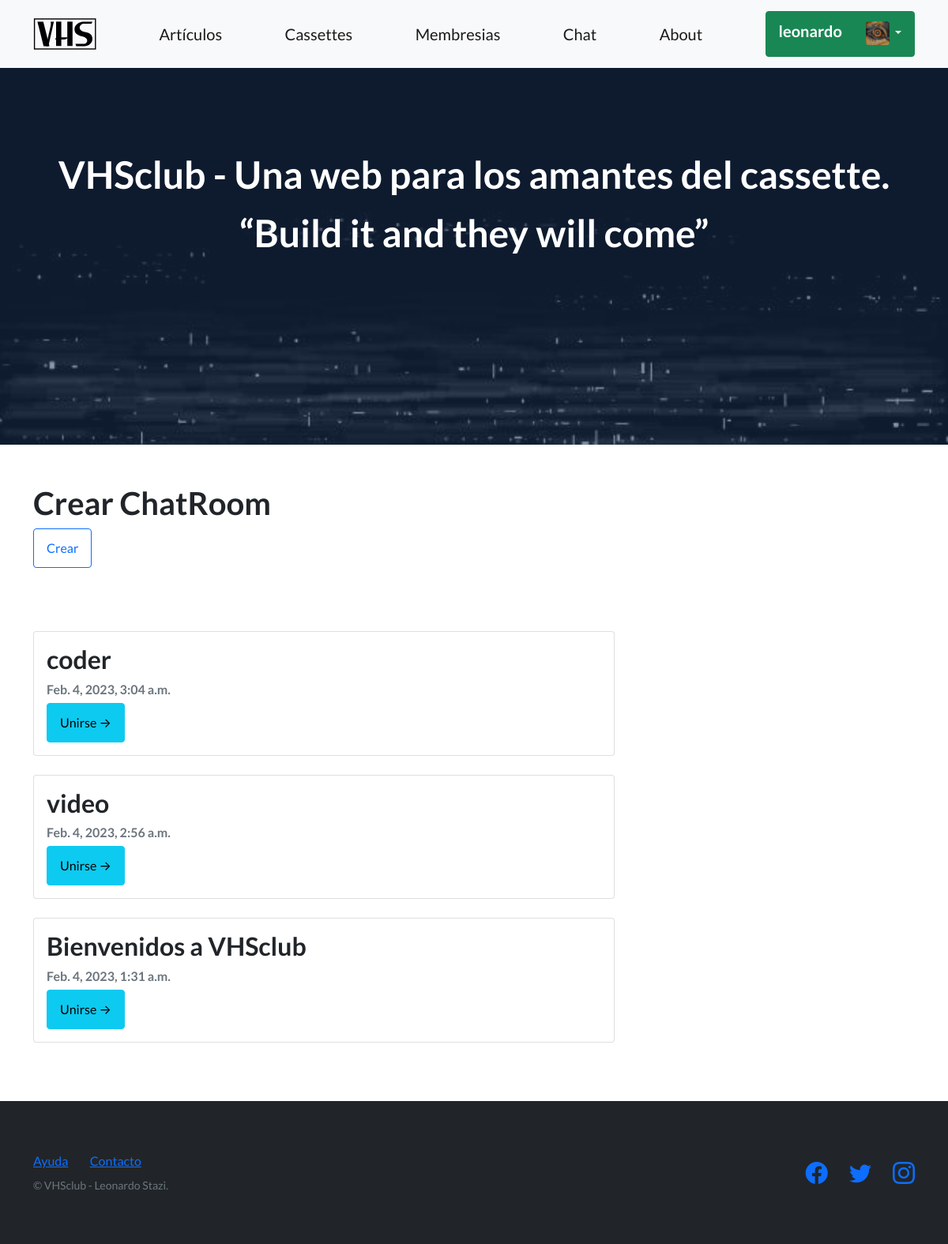
The app's page /chat/room_list/ (signed in) with its own data.
### vhsApp/models.py (models this page shows, shortened)
class Avatar(models.Model):
    user = models.OneToOneField(User, on_delete=models.CASCADE, null=True)
    imagen = models.ImageField(upload_to='avatares', null=True, blank=True)

### chat/models.py (models this page shows, shortened)
class Room(models.Model):
    name = models.CharField(max_length=250, unique=True)
    slug = models.SlugField(max_length=250, unique=True)
    author = models.ForeignKey(User, on_delete= models.CASCADE,related_name='rooms', null=True)
    created_on = models.DateTimeField(auto_now_add=True, blank=True, null=True)
    status = models.IntegerField(choices=STATUS, default=1)
    class Meta:
        ordering = ['-created_on']

### chat/views.py (the view)
# urls.py: path('room_list/', views.RoomList.as_view(), name='room_list'),
class RoomList(generic.ListView):
    queryset = Room.objects.filter(status=1).order_by('-created_on')
    template_name = 'room_list'

### chat/templates/chat/room_list.html (shortened to what this page needs)
{% extends "vhsApp/base.html" %}
{% load static %}
{% block background %}{% static 'chat/assets/vhs-lluvia.jpg' %}{% endblock %}
{% block contenidoVarios %}
<div class="container">
    <div class="col mb-5 text-left">
        <h1>Crear ChatRoom </h1>
        <a href="{% url 'room_create' %}"><button type="submit" class="btn btn-outline-primary mb-3">Crear</button></a>
    </div>
    <div class="row">
        <div class="col-md-8 mt-3 left">
            {% for room in object_list %}
            <div class="card mb-4">
                <div class="card-body">
                    <h2 class="card-title">{{ room.name }}</h2>
                    <p class="card-text text-muted h6">
                        {{ room.created_on}}
                    </p>
                    <div class="col justify-content-evenly">
                        <a href="{% url 'room_detail' room.slug  %}" class="btn btn-info">Unirse &rarr;</a>
                    </div>
                </div>
            </div>
            {% endfor %}
        </div>
    </div>
</div>
{% endblock contenidoVarios %}

### vhsApp/templates/vhsApp/base.html (shortened to what this page needs)
<!DOCTYPE html>
<html lang="en">
    <head>
        {% load static %}
        <link href="https://cdn.jsdelivr.net/npm/bootstrap-icons@1.5.0/font/bootstrap-icons.css"
rel="stylesheet" type="text/css" />
        <link href="{% static 'vhsApp/css/styles.css' %}" rel="stylesheet" />
    </head>
    <body>
        <nav class="navbar navbar-light bg-light fixed-top">
            <div class="container">
                <a class="navbar-brand" href="{% url 'inicio' %}">
                    <img src="{% static 'vhsApp/assets/brand/VHS-Logo.svg' %}" width="80" height="60" class="d-inline-block align-top" alt="">
                </a>
                <a class="navbar-brand" href="{% url 'post_list' %}">Artículos</a>
                <a class="navbar-brand" href="{% url 'listar_cassettes' %}">Cassettes</a>
                <a class="navbar-brand" href="{% url 'listar_membresias' %}">Membresias</a>
                <a class="navbar-brand" href="{% url 'room_list' %}">Chat</a>
                <a class="navbar-brand" href="{% url 'about' %}">About</a>
                {% if user.is_authenticated %}
                <div class="dropdown">
                    <button class="btn btn-success dropdown-toggle" type="button" id="dropdownMenuButton1" data-bs-toggle="dropdown" aria-expanded="false">
                        <div style="display: inline-flex;">
                            <span style="padding: 0px 30px 0px 0px;"><h5>{{ user.username }}</h5></span>
                            <div>
                                <img src="{{ user.avatar.imagen.url }}" class="rounded mx-auto d-block" style="width:30px;"/>
                            </div>
                        </div>
                    </button>
                  </div>
                </div>
                {% else %}
                <a class="btn btn-success" href="{% url 'login' %}">Iniciar sesión</a>
                <a class="btn btn-info" href="{% url 'registro' %}">Registrate</a>
                {% endif %}
        </nav>
        <header class="masthead"
            style="background-image: url('{% block background %}{% endblock background %}')">
            <div class="container position-relative">
                <div class="row justify-content-center">
                    <div class="col-x2-6">
                        <div class="text-center text-white">
                            <h1 class="mb-5">VHSclub - Una web para los amantes del cassette.<p></p><p>“Build it and they will come”</p></h1>
                        </div>
                    </div>
                </div>
            </div>
        </header>
        <section style="padding:50px 20px;">
            {% block contenidoVarios %}
            {% endblock contenidoVarios %}
        </section>
        <footer class="footer bg-dark">
            <div class="container">
                <div class="row">
                    <div class="col-lg-6 h-100 text-center text-lg-start my-auto">
                        <ul class="list-inline mb-2">
                            <li class="list-inline-item"><a href="#!">Ayuda</a></li>
                            <li class="list-inline-item">⋅</li>
                            <li class="list-inline-item"><a href="#!">Contacto</a></li>
                        </ul>
                        <p class="text-muted small mb-4 mb-lg-0">&copy; VHSclub - Leonardo Stazi.</p>
                    </div>
                    <div class="col-lg-6 h-100 text-center text-lg-end my-auto">
                        <ul class="list-inline mb-0">
                            <li class="list-inline-item me-4">
                                <a href="#!"><i class="bi-facebook fs-3"></i></a>
                            </li>
                            <li class="list-inline-item me-4">
                                <a href="#!"><i class="bi-twitter fs-3"></i></a>
                            </li>
                            <li class="list-inline-item">
                                <a href="#!"><i class="bi-instagram fs-3"></i></a>
                            </li>
                        </ul>
                    </div>
                </div>
            </div>
        </footer>
    </body>
</html>

### records on screen
Room: name "coder", created_on "Feb. 4, 2023, 3:04 a.m."
Room: name "video", created_on "Feb. 4, 2023, 2:56 a.m."
Room: name "Bienvenidos a VHSclub", created_on "Feb. 4, 2023, 1:31 a.m."

### other values on screen
{{ user.username }} "leonardo"
